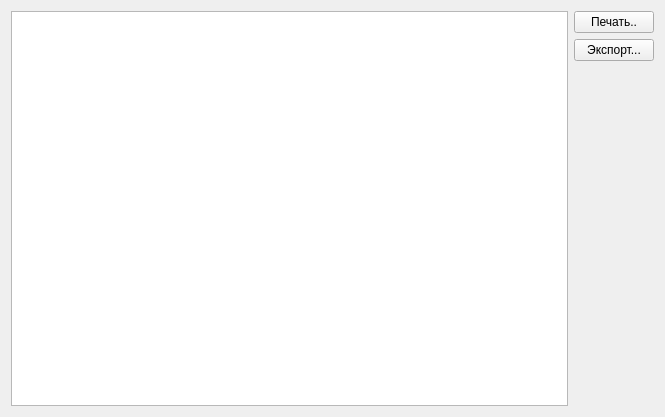
<?xml version="1.0" encoding="UTF-8"?>
<ui version="4.0">
 <class>Form</class>
 <widget class="QWidget" name="Form">
  <property name="geometry">
   <rect>
    <x>0</x>
    <y>0</y>
    <width>665</width>
    <height>417</height>
   </rect>
  </property>
  <property name="windowTitle">
   <string>Подробнее</string>
  </property>
  <layout class="QHBoxLayout" name="horizontalLayout">
   <item>
    <layout class="QGridLayout" name="gridLayout">
     <item row="0" column="1">
      <widget class="QPushButton" name="pushButton">
       <property name="text">
        <string>Печать..</string>
       </property>
       <property name="shortcut">
        <string>Meta+P</string>
       </property>
      </widget>
     </item>
     <item row="1" column="1">
      <widget class="QPushButton" name="pushButton_2">
       <property name="text">
        <string>Экспорт...</string>
       </property>
       <property name="shortcut">
        <string>Meta+S</string>
       </property>
      </widget>
     </item>
     <item row="0" column="0" rowspan="3">
      <widget class="QTableWidget" name="tableWidget"/>
     </item>
    </layout>
   </item>
  </layout>
 </widget>
 <resources/>
 <connections/>
</ui>
